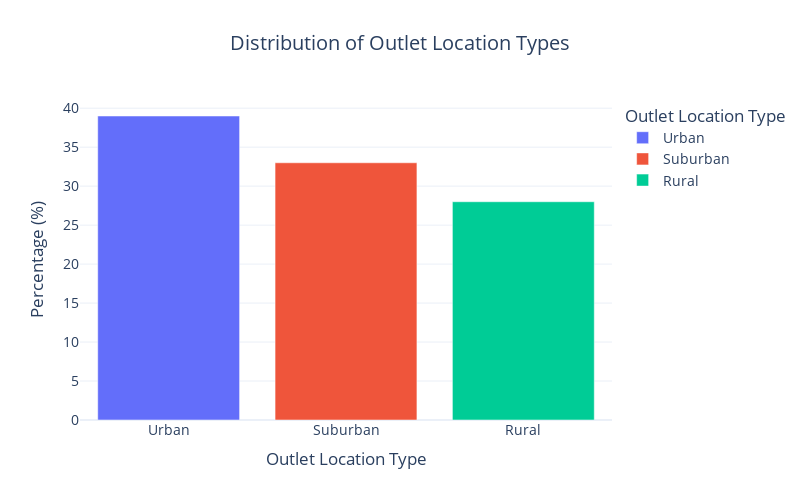

The notebook cell saved with this chart:
### Code cell
import pandas as pd
import plotly.express as px

# Data for outlet location type distribution
data = {
    'Outlet Location Type': ['Urban', 'Suburban', 'Rural'],
    'Percentage': [39, 33, 28]  # Given percentages for each location type
}

# Create a DataFrame
outlet_location_distribution = pd.DataFrame(data)

# Create the bar chart
fig = px.bar(
    outlet_location_distribution,
    x='Outlet Location Type',
    y='Percentage',
    title='Distribution of Outlet Location Types',
    labels={'Percentage': 'Percentage (%)', 'Outlet Location Type': 'Outlet Location Type'},
    color='Outlet Location Type',  # Color differentiation by outlet type
    width=800, height=500
)

# Update layout for better aesthetics
fig.update_layout(
    template='plotly_white',
    paper_bgcolor='white',
    font=dict(size=14),
    title_x=0.5,  # Center the title
)

# Show the plot
fig.show()

### Figure 1 — Plotly figure (JSON) as saved in the notebook; plotly's stock layout.template omitted (floating-point values rounded to 4 significant figures)
{"data": [{"alignmentgroup": "True", "hovertemplate": "Outlet Location Type=%{x}<br>Percentage (%)=%{y}<extra></extra>", "legendgroup": "Urban", "marker": {"color": "#636efa", "pattern": {"shape": ""}}, "name": "Urban", "offsetgroup": "Urban", "orientation": "v", "showlegend": true, "textposition": "auto", "type": "bar", "x": ["Urban"], "xaxis": "x", "y": [39], "yaxis": "y"}, {"alignmentgroup": "True", "hovertemplate": "Outlet Location Type=%{x}<br>Percentage (%)=%{y}<extra></extra>", "legendgroup": "Suburban", "marker": {"color": "#EF553B", "pattern": {"shape": ""}}, "name": "Suburban", "offsetgroup": "Suburban", "orientation": "v", "showlegend": true, "textposition": "auto", "type": "bar", "x": ["Suburban"], "xaxis": "x", "y": [33], "yaxis": "y"}, {"alignmentgroup": "True", "hovertemplate": "Outlet Location Type=%{x}<br>Percentage (%)=%{y}<extra></extra>", "legendgroup": "Rural", "marker": {"color": "#00cc96", "pattern": {"shape": ""}}, "name": "Rural", "offsetgroup": "Rural", "orientation": "v", "showlegend": true, "textposition": "auto", "type": "bar", "x": ["Rural"], "xaxis": "x", "y": [28], "yaxis": "y"}], "layout": {"barmode": "relative", "font": {"size": 14}, "height": 500, "legend": {"title": {"text": "Outlet Location Type"}, "tracegroupgap": 0}, "paper_bgcolor": "white", "title": {"text": "Distribution of Outlet Location Types", "x": 0.5}, "width": 800, "xaxis": {"anchor": "y", "categoryarray": ["Urban", "Suburban", "Rural"], "categoryorder": "array", "domain": [0, 1], "title": {"text": "Outlet Location Type"}}, "yaxis": {"anchor": "x", "domain": [0, 1], "title": {"text": "Percentage (%)"}}}}
